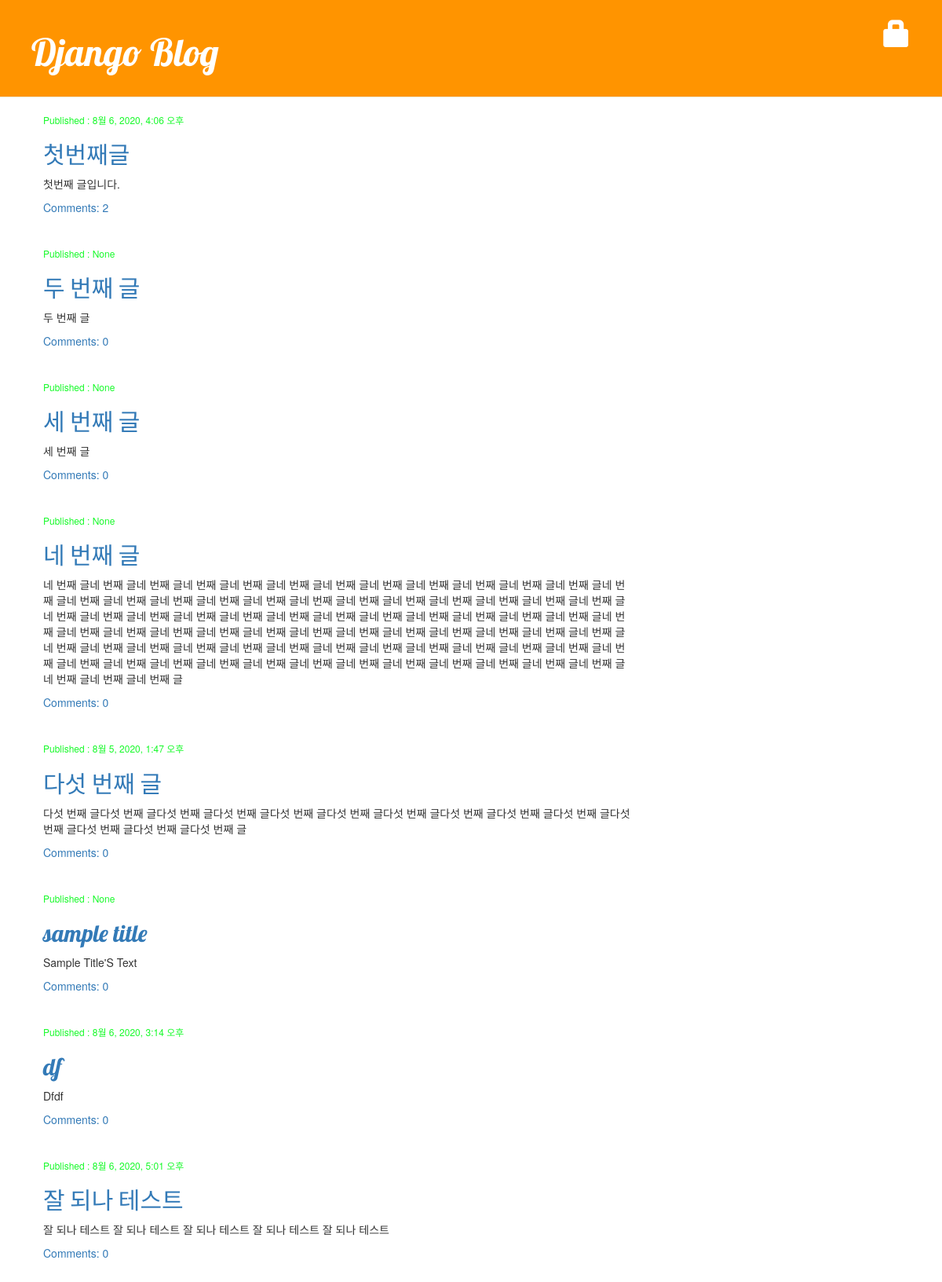
The page / on the database its author committed.
### blog/models.py (models this page shows, shortened)
class Post(models.Model):
    author = models.ForeignKey('auth.User', on_delete=models.CASCADE)
    title = models.CharField(max_length=200, validators=[min_length_3_validator])
    text = models.TextField()
    created_date = models.DateTimeField(default=timezone.now)
    published_date = models.DateTimeField(blank=True, null=True)
    def approved_comments(self):
        return self.comments.filter(approved_comment=True)

### blog/views.py (the view)
# urls.py: path('', views.post_list, name='post_list'),
def post_list(request):
    posts = Post.objects.filter(published_date__lte=timezone.now()).order_by('published_date')
    posts = Post.objects.all()
    name = '안녕하세여'
    return render(request, 'blog/post_list.html', {'posts': posts})

### blog/templates/blog/post_list.html
{% extends 'blog/base.html' %}
{% block content %}
{% for post in posts %}
    <div class="post">
        <div class="date"><p>Published : {{post.published_date}}</p></div>
        <h2><a href="{% url 'post_detail' pk=post.pk %}">{{ post.title|lower }}</a></h2>
        <p>{{ post.text|linebreaksbr|title }}</p>
        <a href="{% url 'post_detail' pk=post.pk %}">Comments: {{ post.approved_comments.count }}</a>
    </div>
{% empty %}
    <div>요청하신 Post가 존재하지 않습니다</div>
{% endfor %}
{% endblock %}

### blog/static/css/blog.css (style rules this page uses)
h1, h2, h3, h4 { font-family: 'Lobster', cursive; }
.post { margin-bottom: 40px; }
.date { color: #16fa29; font-size: 12px; }

### rows shown on the page
Post: published_date "8월 6, 2020, 4:06 오후", title "첫번째글", text "첫번째 글입니다.", approved_comments.count "2"
Post: published_date "None", title "두 번째 글", text "두 번째 글", approved_comments.count "0"
Post: published_date "None", title "세 번째 글", text "세 번째 글", approved_comments.count "0"
Post: published_date "None", title "네 번째 글", text "네 번째 글네 번째 글네 번째 글네 번째 글네 번째 글네 번째 글네 번째 글네 번째 글네 번째 글네 번째 글네 번째 글네 번째 글네 번째 글네 번째 글네 번째 글네 번째 글네 번째 글네 번째 글네 번째 글네 번째 글네 번째 글네 번째 글네 번째 글네 번째 글네 번째 글네 번째 글네 번째 글네 번째 글네 번째 글네 번째 글네 번째 글네 번째 글네 번째 글네 번째 글네 번째 글네 번째 글네 번째 글네 번째 글네 번째 글네 번째 글네 번째 글네 번째 글네 번째 글네 번째 글네 번째 글네 번째 글네 번째 글네 번째 글네 번째 글네 번째 글네 번째 글네 번째 글네 번째 글네 번째 글네 번째 글네 번째 글네 번째 글네 번째 글네 번째 글네 번째 글네 번째 글네 번째 글네 번째 글네 번째 글네 번째 글네 번째 글네 번째 글네 번째 글네 번째 글네 번째 글네 번째 글네 번째 글네 번째 글네 번째 글네 번째 글네 번째 글네 번째 글네 번째 글", approved_comments.count "0"
Post: published_date "8월 5, 2020, 1:47 오후", title "다섯 번째 글", text "다섯 번째 글다섯 번째 글다섯 번째 글다섯 번째 글다섯 번째 글다섯 번째 글다섯 번째 글다섯 번째 글다섯 번째 글다섯 번째 글다섯 번째 글다섯 번째 글다섯 번째 글다섯 번째 글", approved_comments.count "0"
Post: published_date "None", title "sample title", text "Sample Title'S Text", approved_comments.count "0"
Post: published_date "8월 6, 2020, 3:14 오후", title "df", text "Dfdf", approved_comments.count "0"
Post: published_date "8월 6, 2020, 5:01 오후", title "잘 되나 테스트", text "잘 되나 테스트 잘 되나 테스트 잘 되나 테스트 잘 되나 테스트 잘 되나 테스트", approved_comments.count "0"
